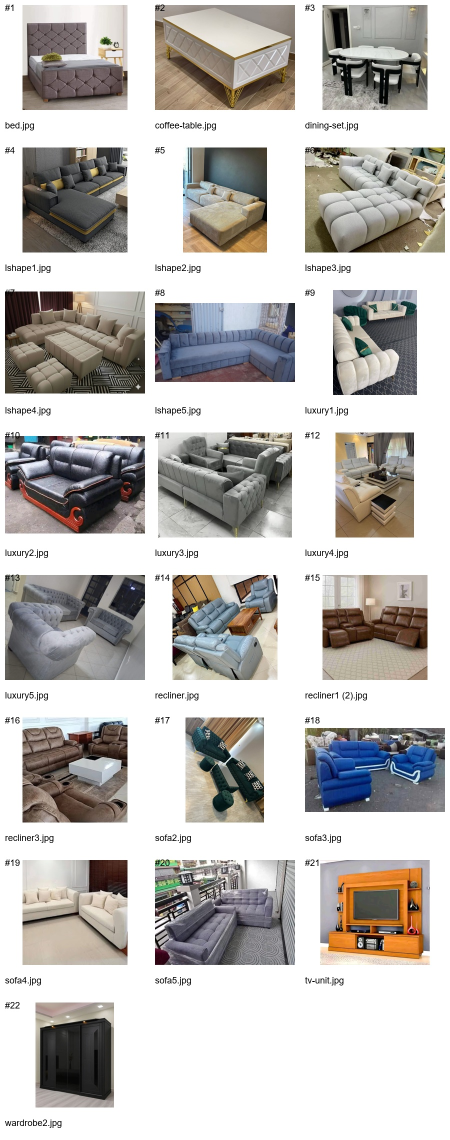
#> input picture product_image_contact_sheet.jpg, 900 x 2280 px, given as the content of the folder app/static/images/products, which was not available (shown at 1/2 size)
$ python create_image_audit.py
#> lines starting #> are read from the running program, lines starting #| are printed output that depends on the picture; pictures that were not available may be replaced by others from this repository, and a replacement may not be noted
from PIL import Image, ImageDraw, ImageFont
import os
import math

folder = r"app/static/images/products"
output = r"product-image-audit.jpg"

files = sorted([
    f for f in os.listdir(folder)
    if f.lower().endswith((".jpg", ".jpeg", ".png", ".webp"))
])

thumb_width = 220
thumb_height = 180
columns = 4
rows = math.ceil(len(files) / columns)

sheet = Image.new(
    "RGB",
    (columns * thumb_width, rows * thumb_height),
    "white"
)
#> sheet: PIL image 880x180 RGB; every value is 255

draw = ImageDraw.Draw(sheet)

for i, filename in enumerate(files):
    path = os.path.join(folder, filename)

    try:
        image = Image.open(path).convert("RGB")
#> image is the input picture: PIL image 900x2280 RGB; mean R, G, B 191.5, 188.5, 185.5
        image.thumbnail((200, 135))
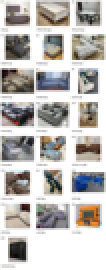
#> image: PIL image 53x135 RGB (shown 2 times larger); mean R, G, B 191, 188, 185

        x = (i % columns) * thumb_width + 10
        y = (i // columns) * thumb_height + 10

        sheet.paste(image, (x, y))
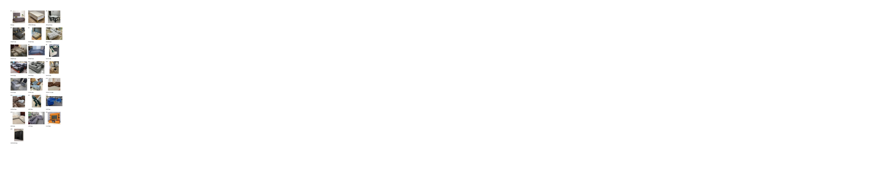
#> sheet: PIL image 880x180 RGB; mean R, G, B 252.1, 252, 251.8

        draw.text(
            (x, y + 140),
            filename[:32],
            fill="black"
        )

    except Exception as e:
        print("Could not process:", filename, e)

sheet.save(output, quality=95)
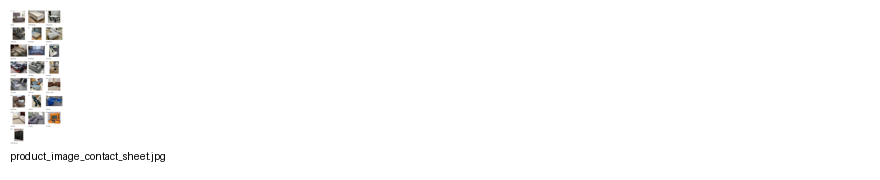
#> saved as product-image-audit.jpg: PIL image 880x180 RGB; mean R, G, B 251.5, 251.4, 251.3

print()
print("======================================")
print("IMAGE AUDIT CREATED SUCCESSFULLY")
print("Images:", len(files))
print("File:", output)
print("======================================")
